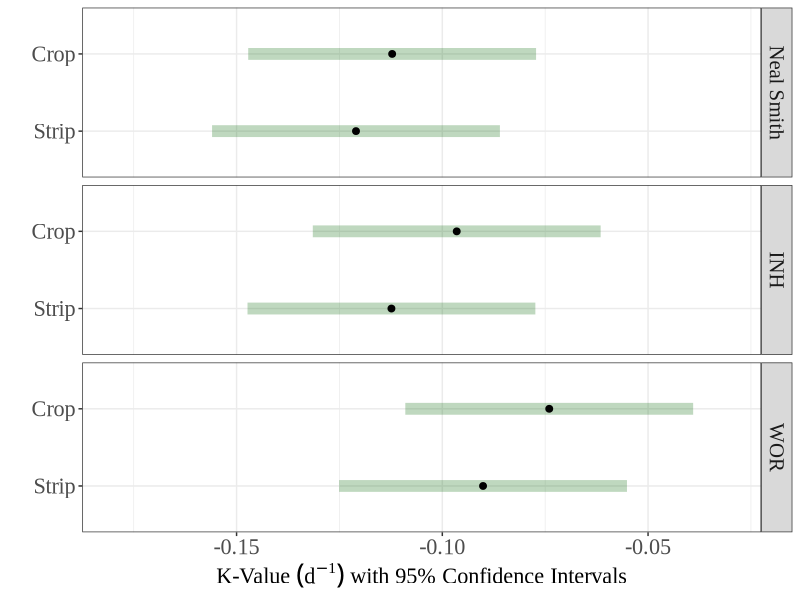

Write the R code that produced this figure.
library("readxl")
library("emmeans")
library("ggplot2")
theme_set(theme_bw())

#Create Plots for ermB, ermF, sul2, tet44, and tetM by changing gene name

data <- read_xlsx("figure_3_data.xlsx", sheet = "Sheet1")
data$Site <- factor(data$Site, levels = c("Neal Smith", "INH", "WOR"))
data$Vegetation <- factor(data$Vegetation, levels = c("Strip", "Crop"))

mod_ermB <- lm(log(ermB_rel) ~ Day + Vegetation + Site + Day:Vegetation + Day:Site + Site:Vegetation + Day:Site:Vegetation,
               data = data)

em <- emtrends(mod_ermB, pairwise ~ Vegetation | Site, var = "Day")

tiff(file = "ermB.tiff", width = 7, height = 4, units = "in", res = 500)

plot(em, ylab = "", xlab = "K-Value"~(d^-1)~"with 95% Confidence Intervals", colors = c("black", "darkgreen")) +
  facet_grid(rows = vars(Site)) +
  xlim(-0.18, -0.03) +
  theme(axis.title.x = element_text(family = "Times New Roman", size = 16),
        axis.title.y = element_text(family = "Times New Roman", size = 16),
        axis.text.x = element_text(family = "Times New Roman", size = 16),
        axis.text.y = element_text(family = "Times New Roman", size = 16),
        strip.text.y = element_text(family = "Times New Roman", size = 15))
  
dev.off()
